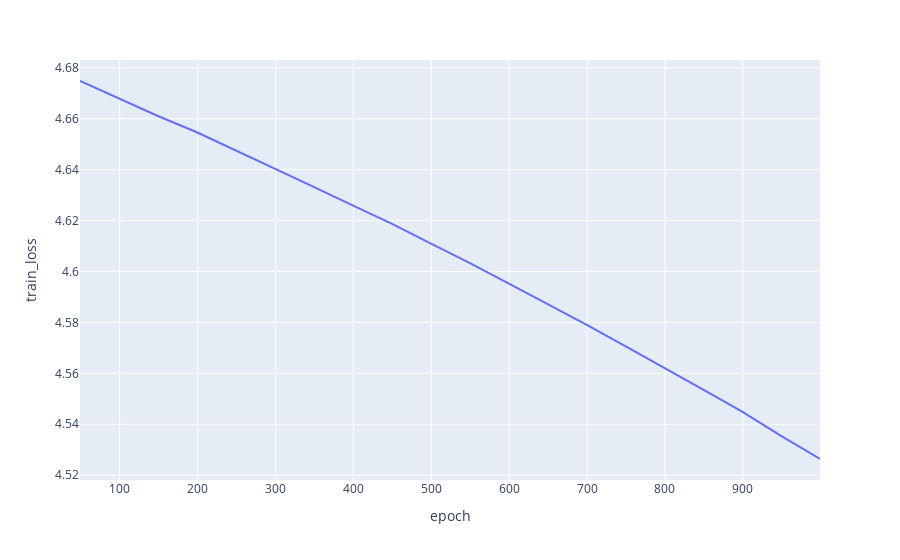

Here is the notebook cell this chart was saved with:
### Code cell
fig = px.line(train_loss, x='epoch', y='train_loss')
fig.show()

### Figure 1 — Plotly figure (JSON) as saved in the notebook; plotly's stock layout.template omitted (floating-point values rounded to 4 significant figures)
{"data": [{"hovertemplate": "epoch=%{x}<br>train_loss=%{y}<extra></extra>", "legendgroup": "", "line": {"color": "#636efa", "dash": "solid"}, "marker": {"symbol": "circle"}, "mode": "lines", "name": "", "orientation": "v", "showlegend": false, "type": "scatter", "x": [49, 99, 149, 199, 249, 299, 349, 399, 449, 499, 549, 599, 649, 699, 749, 799, 849, 899, 949, 999], "xaxis": "x", "y": [4.675, 4.668, 4.661, 4.655, 4.648, 4.641, 4.633, 4.626, 4.619, 4.611, 4.603, 4.595, 4.587, 4.579, 4.571, 4.562, 4.554, 4.545, 4.535, 4.526], "yaxis": "y"}], "layout": {"autosize": true, "legend": {"tracegroupgap": 0}, "margin": {"t": 60}, "xaxis": {"anchor": "y", "autorange": true, "domain": [0, 1], "range": [49, 999], "title": {"text": "epoch"}, "type": "linear"}, "yaxis": {"anchor": "x", "autorange": true, "domain": [0, 1], "range": [4.518, 4.683], "title": {"text": "train_loss"}, "type": "linear"}}}
